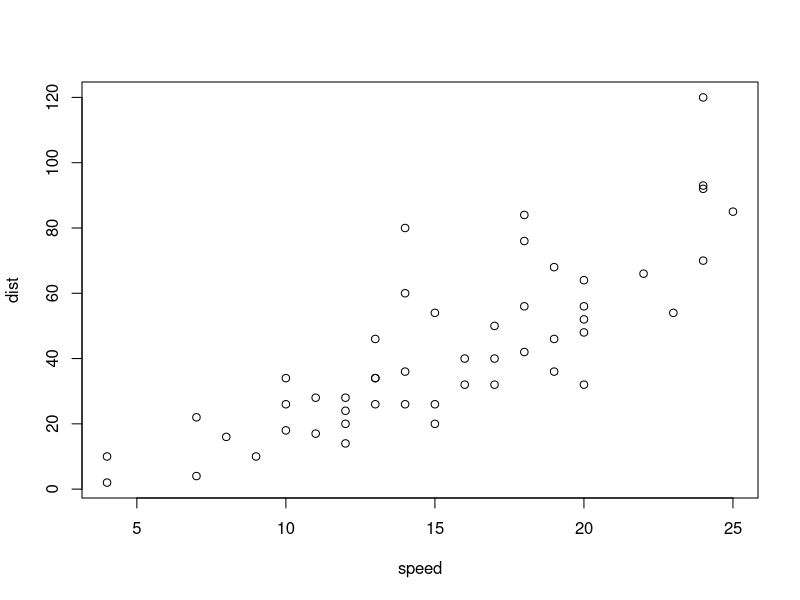
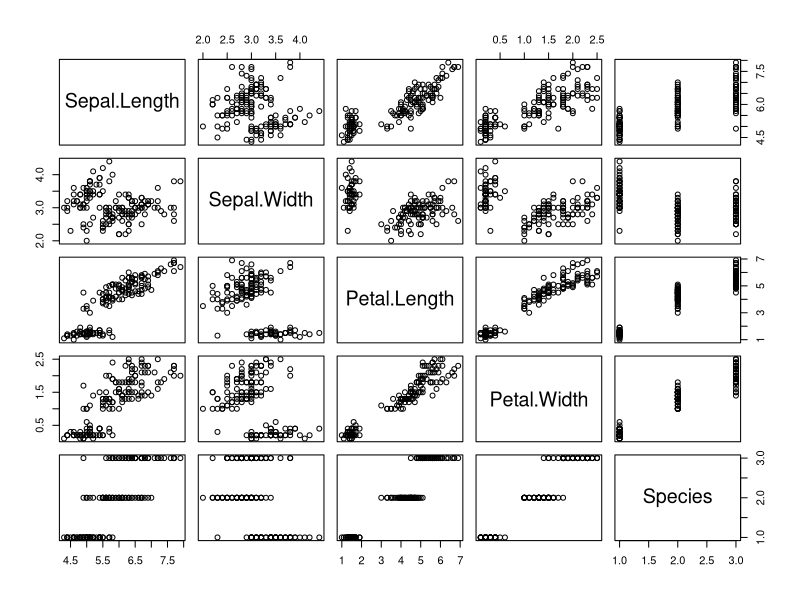
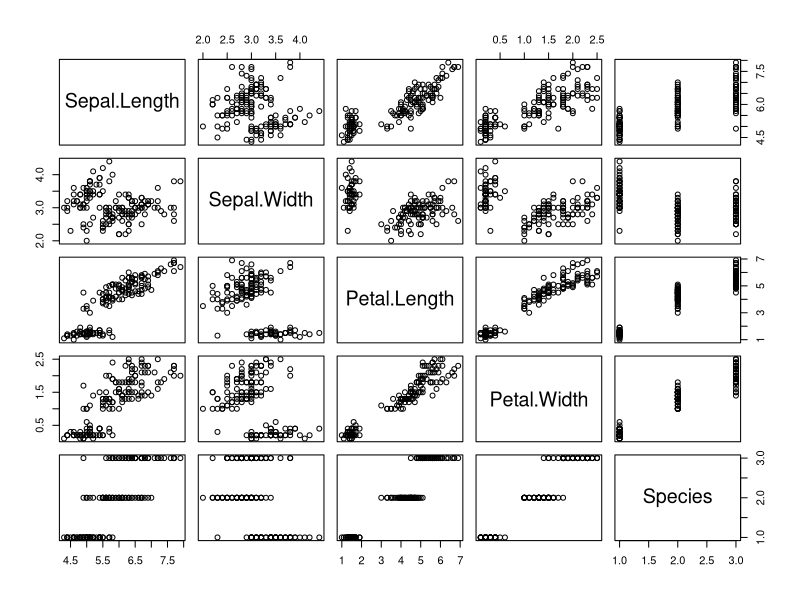

R code for these plots, in order:
## ---- chunk 1
plot(cars)
## ---- chunk 2
plot (iris)
## ---- chunk 3
plot(iris)
## ---- chunk 4
f <- function(x) ifelse(x %% 2 == 0, x**2, x**3)
f(2:20)
## ---- chunk 5
summary(cars)
sum(cars)
mean(cars)
## ---- chunk 6
18250/2
## ---- chunk 7
20950 / 2

11000 / 2
